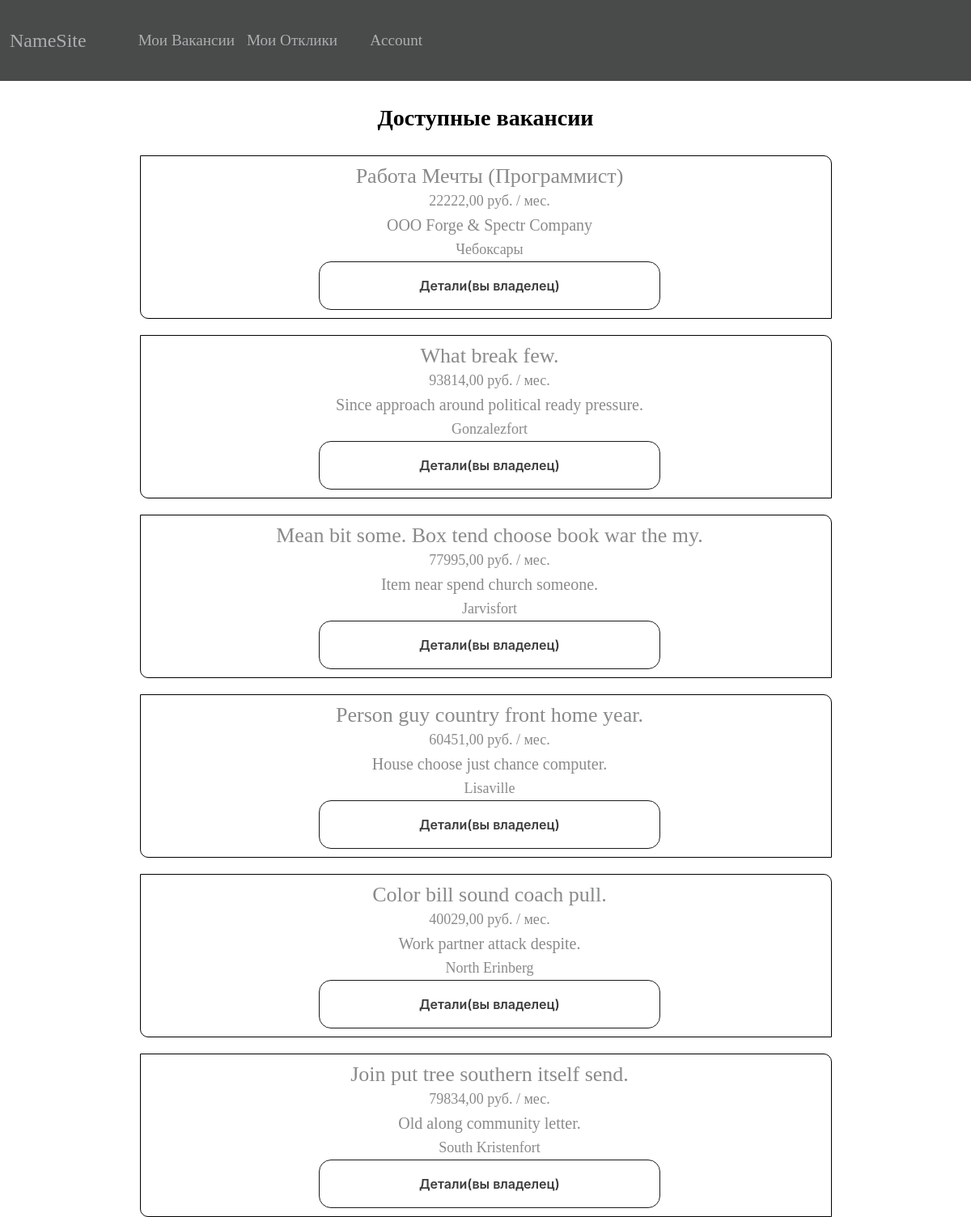
The app's page / (signed in) with its own data.
### vacancyform/models.py (models this page shows, shortened)
class Vacancy(models.Model):
    vacancy_id = models.AutoField(primary_key=True)
    owner = models.ForeignKey(User,
                              on_delete=models.PROTECT,
                              blank=True,
                              null=True,
                              editable=True)
    title = models.CharField(max_length=300,
                             null=False)
    company = models.CharField(max_length=300,
                               verbose_name="Организация / Компания",
                               null=True)
    city = models.CharField(max_length=100,
                            verbose_name="Город",
                            null=True)
    salary = models.DecimalField(max_digits=10,
                                 decimal_places=2,
                                 verbose_name='Оплата в месяц')
    employment = models.CharField(max_length=30,
                                  choices=EmploymentChoice,
                                  verbose_name='Занятость')
    work_schedule = models.CharField(max_length=100,
                                     verbose_name='График',
                                     null=False)
    work_hours = models.CharField(max_length=100,
                                  verbose_name='Часы работы')
    work_format = models.CharField(max_length=100,
                                   verbose_name='Формат работы')
    show = models.BooleanField(verbose_name='Показывать вакансию', default=True)
    other = models.TextField(max_length=100000, verbose_name='Описание', blank=True)

### index/views.py (the view)
# urls.py: path('', index_view, name='home'),
def index_view(request):
    vacancies = Vacancy.objects.all()
    return render(request, 'html/index.html', {'vacancies': vacancies})

### index/templates/html/index.html (shortened to what this page needs)
{% extends 'html/base.html' %}
{% load static %}
{% block link_block %}
    <link rel="stylesheet" href="{% static 'css/index.css' %}">
    <link rel="stylesheet" href="{% static 'css/buttons.css' %}">
{% endblock link_block %}
{% block content %}
    <div id="container">
        <div class="vacancy-all">
            <div class="title-block-vacancy">
                <h3>Доступные вакансии</h3>
            </div>
            <div class="vacancy">
                {% for vacancy in vacancies %}
                    <a class="vacancy-card" href="{% url  'vacancy_detail' vacancy.vacancy_id %}">
                        <div class="title-card">
                            <p>{{ vacancy.title }}</p>
                        </div>
                        <div class="salary-card">
                            <p>{{ vacancy.salary }} руб. / мес.</p>
                        </div>
                        <div class="company-card">
                            <p>{{ vacancy.company }}</p>
                        </div>
                        <div class="city-card">
                            <p>{{ vacancy.city }}</p>
                        </div>
                        {% if request.user.is_authenticated %}
                            {% if request.user != vacancy.owner %}
                                <form action="{% url 'vacancy_response' vacancy.pk %}" method="post">
                                    {% csrf_token %}
                                    <button type="submit">Хочу работать</button>
                                </form>
                            {% else %}
                                <form action="{% url 'vacancy_detail' vacancy.pk %}" method="post">
                                    <button type="submit">Детали(вы владелец)</button>
                                </form>
                            {% endif %}
                        {% else %}
                            <form action="{% url 'user' %}" method="post">
                                {% csrf_token %}
                                <button type="submit">Авторизоваться</button>
                            </form>
                        {% endif %}
                    </a>
                {% endfor %}
            </div>
        </div>
    </div>
{% endblock content %}

### index/static/css/index.css (style rules this page uses)
#container { display: flex; justify-content: center; }
.title-block-vacancy { text-align: center; font-size: x-large; margin-top: 30px; margin-bottom: 30px; }
.vacancy-all { width: 1200px; height: 815px; justify-content: center; }
.vacancy { display: grid; grid-template-columns: repeat(1, 855px); justify-content: center; row-gap: 20px; }
.vacancy-card { border: 1px solid black; border-radius: 0 10px; color: rgb(137, 138, 138); text-decoration: none; padding: 10px 0px 10px 10px; }
.vacancy-card { display: grid; grid-template-rows: repeat(4, 30px); align-items: center; text-align: center; }
.title-card { font-size: 26px; }
.salary-card { font-size: 18px; }
.company-card { font-size: 20px; }
.city-card { font-size: 18px; }

### index/static/css/buttons.css (style rules this page uses)
button { appearance: none; background-color: transparent; border: 0.5px solid #1A1A1A; border-radius: 15px; box-sizing: border-box; color: #3B3B3B; cursor: pointer; display: inline-block; font-family: Roobert,-apple-system,BlinkMacSystemFont,"Segoe UI",Helvetica,Arial,sans-serif,"Apple Color Emoji","Segoe UI Emoji","Segoe UI Symbol"; font-size: 16px; font-weight: 600; line-height: normal; margin: 0; min-height: 60px; min-width: 0; outline: none; padding: 16px 24px; text-align: center; text-decoration: none; transition: all 300ms cubic-bezier(.23, 1, 0.32, 1); user-select: none; -webkit-user-select: none; touch-action: manipulation; width: 50%; will-change: transform; }

### index/static/css/base.css (style rules this page uses)
html body { padding: 0; margin: 0; }
* { margin: 0; }
a { color: rgb(171, 175, 175); text-decoration: none; }

### records on screen
Vacancy: title "Работа Мечты (Программист)", salary "22222,00", company "ООО Forge & Spectr Company", city "Чебоксары", shows "Детали(вы владелец)"
Vacancy: title "What break few.", salary "93814,00", company "Since approach around political ready pressure.", city "Gonzalezfort", shows "Детали(вы владелец)"
Vacancy: title "Mean bit some. Box tend choose book war the my.", salary "77995,00", company "Item near spend church someone.", city "Jarvisfort", shows "Детали(вы владелец)"
Vacancy: title "Person guy country front home year.", salary "60451,00", company "House choose just chance computer.", city "Lisaville", shows "Детали(вы владелец)"
Vacancy: title "Color bill sound coach pull.", salary "40029,00", company "Work partner attack despite.", city "North Erinberg", shows "Детали(вы владелец)"
Vacancy: title "Join put tree southern itself send.", salary "79834,00", company "Old along community letter.", city "South Kristenfort", shows "Детали(вы владелец)"
